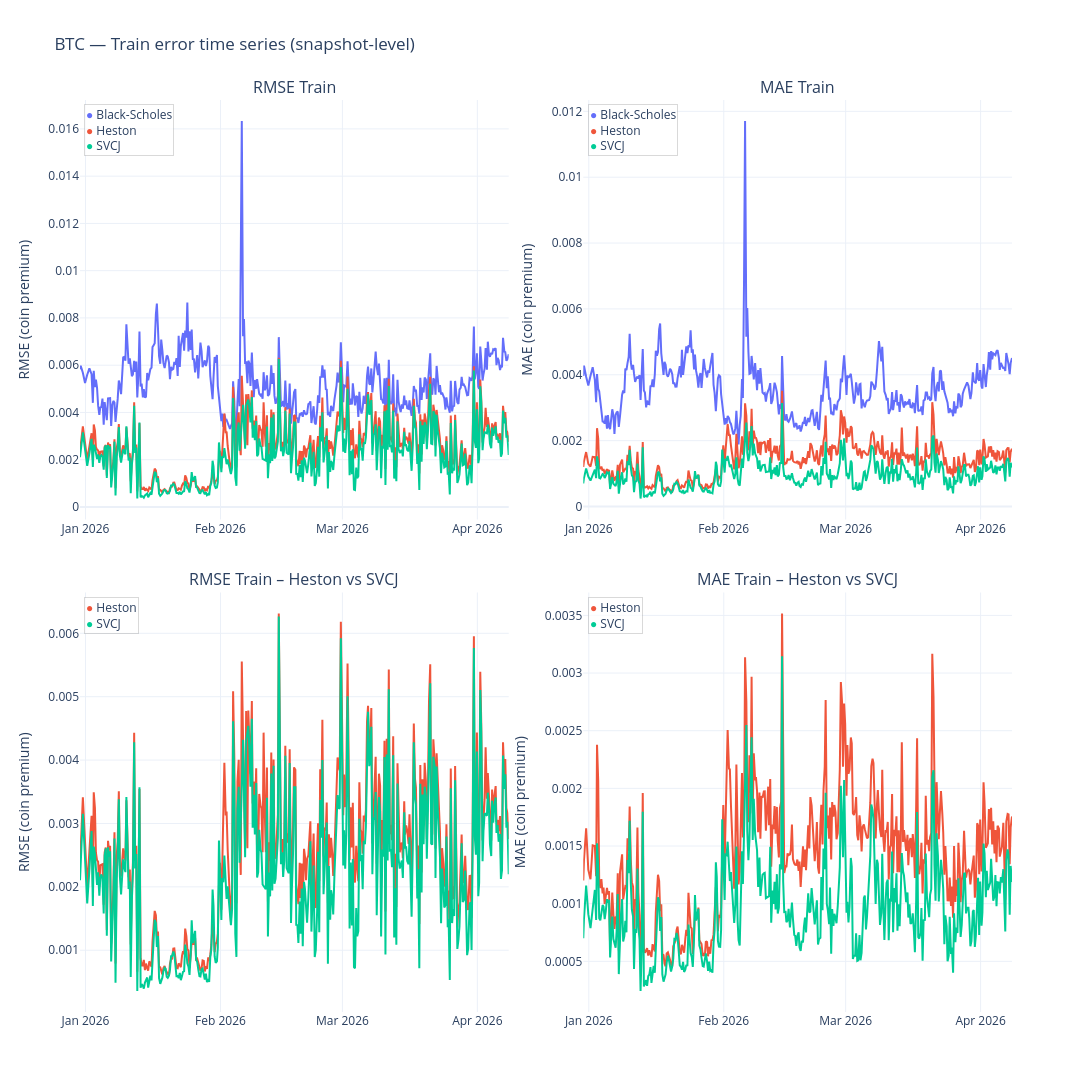
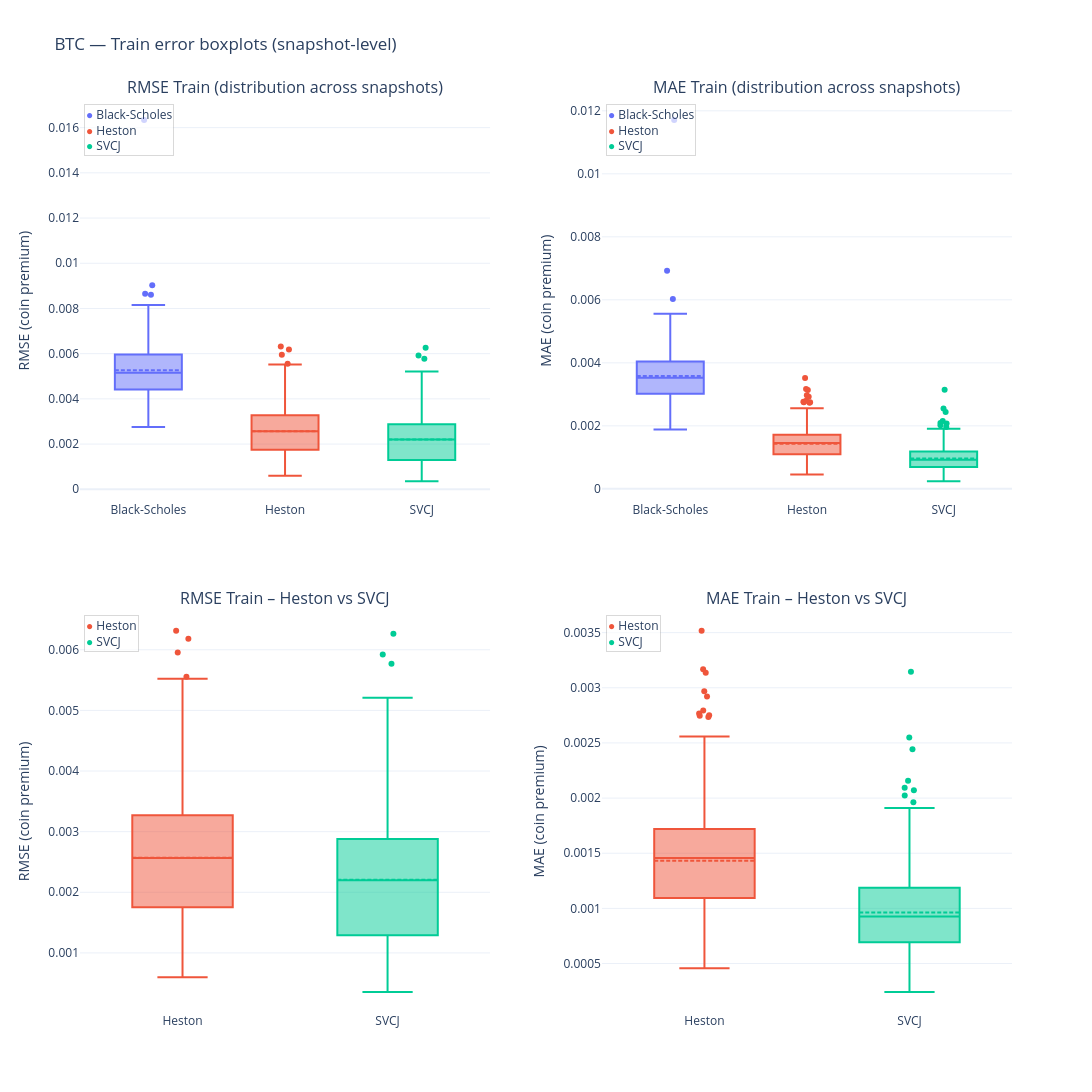
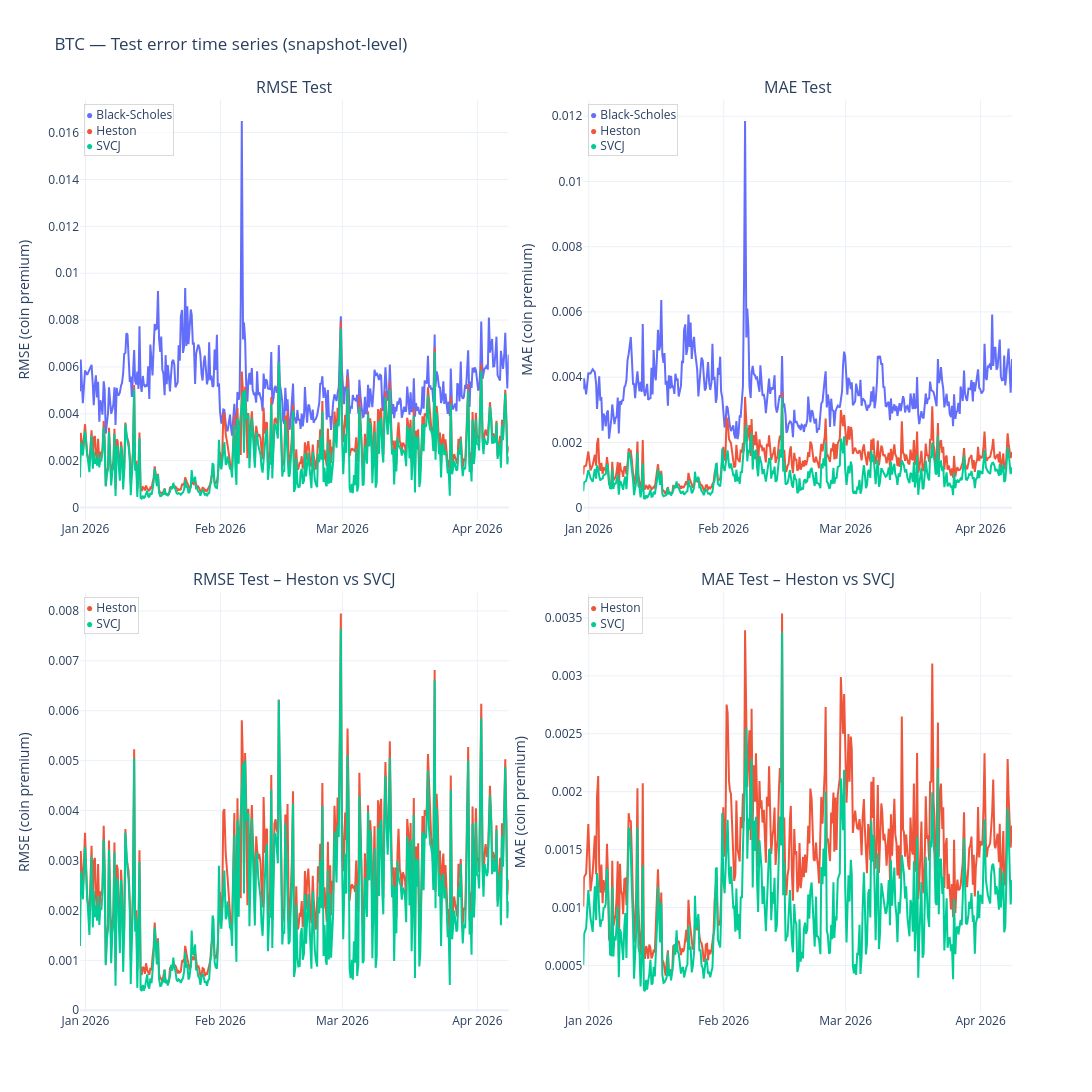
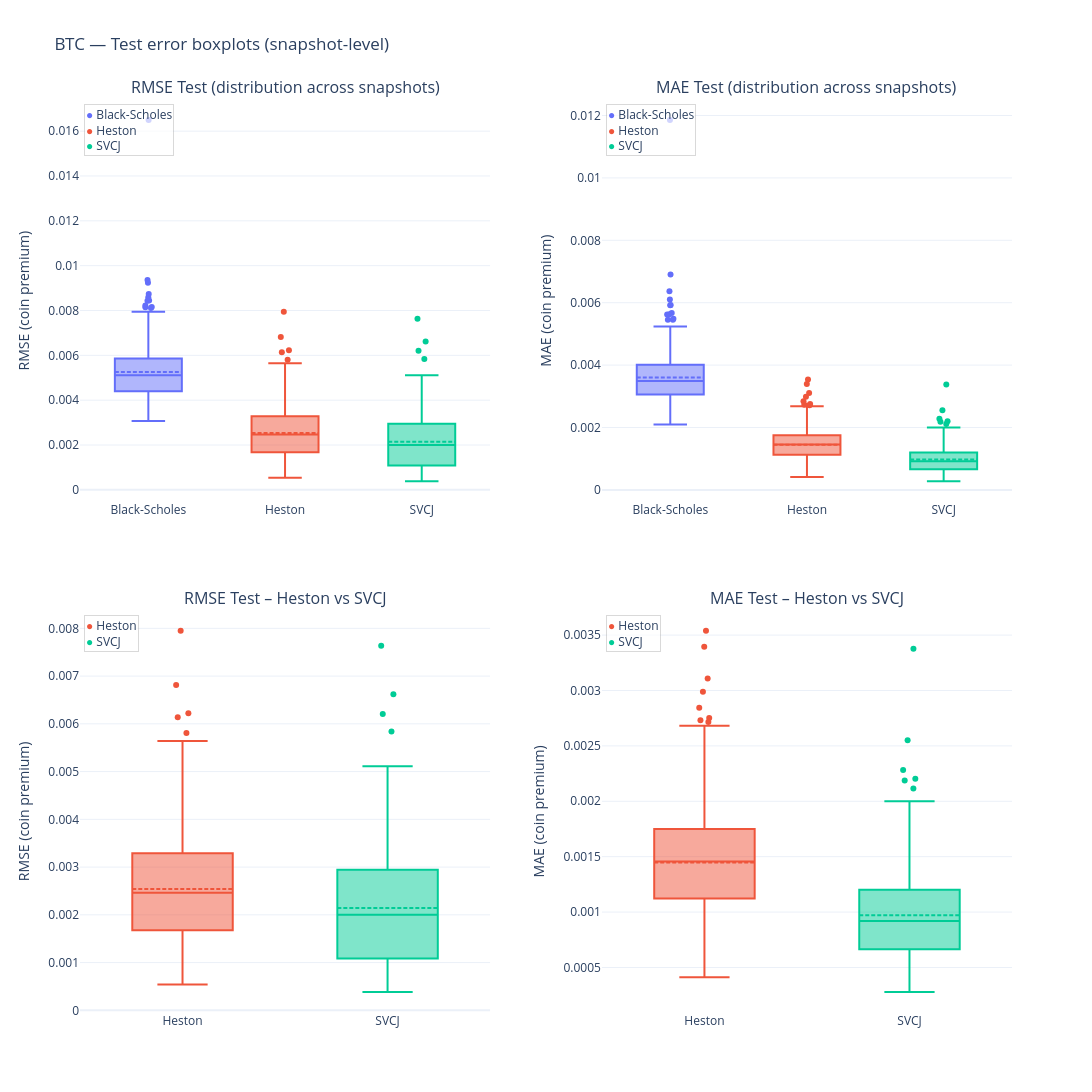

Notebook code cell kept with these figures, in order:
### Markdown cell above
## 10) A single “report runner” per currency

To keep the notebook readable, we wrap the repeated steps into one function that:
- prints key counts,
- displays error time series + boxplots (train & test),
- outputs error summary tables (train & test),
- outputs spread-relative diagnostics (train & test),
- outputs bucket plots (test),
- outputs convergence diagnostics (already global),
- outputs parameter stability and near-bound tables.

### Code cell
def run_currency_report(currency, n_boot=3000):
    return analysis.run_currency_report(state, currency, n_boot=n_boot)


RUN_REPORTS = True
N_BOOT = 3000

if RUN_REPORTS:
    run_currency_report("BTC", n_boot=N_BOOT)
    run_currency_report("ETH", n_boot=N_BOOT)
else:
    print("RUN_REPORTS=False. Set RUN_REPORTS=True to generate the full BTC/ETH report outputs.")

### Figure 1 — Plotly figure (JSON) as saved in the notebook; plotly's stock layout.template omitted (floating-point values rounded to 4 significant figures; data arrays with more than 128 entries replaced by an {"elided": "..."} marker saying what was removed)
{"data": [{"line": {"color": "#636EFA", "width": 2}, "mode": "lines", "name": "Black-Scholes", "showlegend": false, "type": "scatter", "x": {"elided": "388 str values"}, "xaxis": "x", "y": {"elided": "388 float values"}, "yaxis": "y"}, {"line": {"color": "#636EFA", "width": 2}, "mode": "lines", "name": "Black-Scholes", "showlegend": false, "type": "scatter", "x": {"elided": "388 str values"}, "xaxis": "x2", "y": {"elided": "388 float values"}, "yaxis": "y2"}, {"line": {"color": "#EF553B", "width": 2}, "mode": "lines", "name": "Heston", "showlegend": false, "type": "scatter", "x": {"elided": "388 str values"}, "xaxis": "x", "y": {"elided": "388 float values"}, "yaxis": "y"}, {"line": {"color": "#EF553B", "width": 2}, "mode": "lines", "name": "Heston", "showlegend": false, "type": "scatter", "x": {"elided": "388 str values"}, "xaxis": "x2", "y": {"elided": "388 float values"}, "yaxis": "y2"}, {"line": {"color": "#00CC96", "width": 2}, "mode": "lines", "name": "SVCJ", "showlegend": false, "type": "scatter", "x": {"elided": "381 str values"}, "xaxis": "x", "y": {"elided": "381 float values"}, "yaxis": "y"}, {"line": {"color": "#00CC96", "width": 2}, "mode": "lines", "name": "SVCJ", "showlegend": false, "type": "scatter", "x": {"elided": "381 str values"}, "xaxis": "x2", "y": {"elided": "381 float values"}, "yaxis": "y2"}, {"line": {"color": "#EF553B", "width": 2}, "mode": "lines", "name": "Heston", "showlegend": false, "type": "scatter", "x": {"elided": "388 str values"}, "xaxis": "x3", "y": {"elided": "388 float values"}, "yaxis": "y3"}, {"line": {"color": "#EF553B", "width": 2}, "mode": "lines", "name": "Heston", "showlegend": false, "type": "scatter", "x": {"elided": "388 str values"}, "xaxis": "x4", "y": {"elided": "388 float values"}, "yaxis": "y4"}, {"line": {"color": "#00CC96", "width": 2}, "mode": "lines", "name": "SVCJ", "showlegend": false, "type": "scatter", "x": {"elided": "381 str values"}, "xaxis": "x3", "y": {"elided": "381 float values"}, "yaxis": "y3"}, {"line": {"color": "#00CC96", "width": 2}, "mode": "lines", "name": "SVCJ", "showlegend": false, "type": "scatter", "x": {"elided": "381 str values"}, "xaxis": "x4", "y": {"elided": "381 float values"}, "yaxis": "y4"}], "layout": {"annotations": [{"font": {"size": 16}, "showarrow": false, "text": "RMSE Train", "x": 0.23, "xanchor": "center", "xref": "paper", "y": 1.0, "yanchor": "bottom", "yref": "paper"}, {"font": {"size": 16}, "showarrow": false, "text": "MAE Train", "x": 0.77, "xanchor": "center", "xref": "paper", "y": 1.0, "yanchor": "bottom", "yref": "paper"}, {"font": {"size": 16}, "showarrow": false, "text": "RMSE Train – Heston vs SVCJ", "x": 0.23, "xanchor": "center", "xref": "paper", "y": 0.46, "yanchor": "bottom", "yref": "paper"}, {"font": {"size": 16}, "showarrow": false, "text": "MAE Train – Heston vs SVCJ", "x": 0.77, "xanchor": "center", "xref": "paper", "y": 0.46, "yanchor": "bottom", "yref": "paper"}, {"align": "left", "bgcolor": "rgba(255,255,255,0.70)", "bordercolor": "rgba(0,0,0,0.15)", "borderwidth": 1, "font": {"size": 12}, "showarrow": false, "text": "<span style='color:#636EFA'>●</span> Black-Scholes<br><span style='color:#EF553B'>●</span> Heston<br><span style='color:#00CC96'>●</span> SVCJ", "x": 0.01, "xref": "x domain", "y": 0.99, "yref": "y domain"}, {"align": "left", "bgcolor": "rgba(255,255,255,0.70)", "bordercolor": "rgba(0,0,0,0.15)", "borderwidth": 1, "font": {"size": 12}, "showarrow": false, "text": "<span style='color:#636EFA'>●</span> Black-Scholes<br><span style='color:#EF553B'>●</span> Heston<br><span style='color:#00CC96'>●</span> SVCJ", "x": 0.01, "xref": "x2 domain", "y": 0.99, "yref": "y2 domain"}, {"align": "left", "bgcolor": "rgba(255,255,255,0.70)", "bordercolor": "rgba(0,0,0,0.15)", "borderwidth": 1, "font": {"size": 12}, "showarrow": false, "text": "<span style='color:#EF553B'>●</span> Heston<br><span style='color:#00CC96'>●</span> SVCJ", "x": 0.01, "xref": "x3 domain", "y": 0.99, "yref": "y3 domain"}, {"align": "left", "bgcolor": "rgba(255,255,255,0.70)", "bordercolor": "rgba(0,0,0,0.15)", "borderwidth": 1, "font": {"size": 12}, "showarrow": false, "text": "<span style='color:#EF553B'>●</span> Heston<br><span style='color:#00CC96'>●</span> SVCJ", "x": 0.01, "xref": "x4 domain", "y": 0.99, "yref": "y4 domain"}], "height": 1100, "showlegend": false, "title": {"text": "BTC — Train error time series (snapshot-level)"}, "width": 1200, "xaxis": {"anchor": "y", "domain": [0.0, 0.46]}, "xaxis2": {"anchor": "y2", "domain": [0.54, 1.0]}, "xaxis3": {"anchor": "y3", "domain": [0.0, 0.46]}, "xaxis4": {"anchor": "y4", "domain": [0.54, 1.0]}, "yaxis": {"anchor": "x", "domain": [0.54, 1.0], "title": {"text": "RMSE (coin premium)"}}, "yaxis2": {"anchor": "x2", "domain": [0.54, 1.0], "title": {"text": "MAE (coin premium)"}}, "yaxis3": {"anchor": "x3", "domain": [0.0, 0.46], "title": {"text": "RMSE (coin premium)"}}, "yaxis4": {"anchor": "x4", "domain": [0.0, 0.46], "title": {"text": "MAE (coin premium)"}}}}

### Figure 2 — Plotly figure (JSON) as saved in the notebook; plotly's stock layout.template omitted (floating-point values rounded to 4 significant figures; data arrays with more than 128 entries replaced by an {"elided": "..."} marker saying what was removed)
{"data": [{"boxmean": true, "boxpoints": "outliers", "jitter": 0.15, "marker": {"color": "#636EFA"}, "name": "Black-Scholes", "pointpos": 0.0, "showlegend": false, "type": "box", "xaxis": "x", "y": {"elided": "388 float values"}, "yaxis": "y"}, {"boxmean": true, "boxpoints": "outliers", "jitter": 0.15, "marker": {"color": "#636EFA"}, "name": "Black-Scholes", "pointpos": 0.0, "showlegend": false, "type": "box", "xaxis": "x2", "y": {"elided": "388 float values"}, "yaxis": "y2"}, {"boxmean": true, "boxpoints": "outliers", "jitter": 0.15, "marker": {"color": "#EF553B"}, "name": "Heston", "pointpos": 0.0, "showlegend": false, "type": "box", "xaxis": "x", "y": {"elided": "388 float values"}, "yaxis": "y"}, {"boxmean": true, "boxpoints": "outliers", "jitter": 0.15, "marker": {"color": "#EF553B"}, "name": "Heston", "pointpos": 0.0, "showlegend": false, "type": "box", "xaxis": "x2", "y": {"elided": "388 float values"}, "yaxis": "y2"}, {"boxmean": true, "boxpoints": "outliers", "jitter": 0.15, "marker": {"color": "#00CC96"}, "name": "SVCJ", "pointpos": 0.0, "showlegend": false, "type": "box", "xaxis": "x", "y": {"elided": "381 float values"}, "yaxis": "y"}, {"boxmean": true, "boxpoints": "outliers", "jitter": 0.15, "marker": {"color": "#00CC96"}, "name": "SVCJ", "pointpos": 0.0, "showlegend": false, "type": "box", "xaxis": "x2", "y": {"elided": "381 float values"}, "yaxis": "y2"}, {"boxmean": true, "boxpoints": "outliers", "jitter": 0.15, "marker": {"color": "#EF553B"}, "name": "Heston", "pointpos": 0.0, "showlegend": false, "type": "box", "xaxis": "x3", "y": {"elided": "388 float values"}, "yaxis": "y3"}, {"boxmean": true, "boxpoints": "outliers", "jitter": 0.15, "marker": {"color": "#EF553B"}, "name": "Heston", "pointpos": 0.0, "showlegend": false, "type": "box", "xaxis": "x4", "y": {"elided": "388 float values"}, "yaxis": "y4"}, {"boxmean": true, "boxpoints": "outliers", "jitter": 0.15, "marker": {"color": "#00CC96"}, "name": "SVCJ", "pointpos": 0.0, "showlegend": false, "type": "box", "xaxis": "x3", "y": {"elided": "381 float values"}, "yaxis": "y3"}, {"boxmean": true, "boxpoints": "outliers", "jitter": 0.15, "marker": {"color": "#00CC96"}, "name": "SVCJ", "pointpos": 0.0, "showlegend": false, "type": "box", "xaxis": "x4", "y": {"elided": "381 float values"}, "yaxis": "y4"}], "layout": {"annotations": [{"font": {"size": 16}, "showarrow": false, "text": "RMSE Train (distribution across snapshots)", "x": 0.22, "xanchor": "center", "xref": "paper", "y": 1.0, "yanchor": "bottom", "yref": "paper"}, {"font": {"size": 16}, "showarrow": false, "text": "MAE Train (distribution across snapshots)", "x": 0.78, "xanchor": "center", "xref": "paper", "y": 1.0, "yanchor": "bottom", "yref": "paper"}, {"font": {"size": 16}, "showarrow": false, "text": "RMSE Train – Heston vs SVCJ", "x": 0.22, "xanchor": "center", "xref": "paper", "y": 0.44, "yanchor": "bottom", "yref": "paper"}, {"font": {"size": 16}, "showarrow": false, "text": "MAE Train – Heston vs SVCJ", "x": 0.78, "xanchor": "center", "xref": "paper", "y": 0.44, "yanchor": "bottom", "yref": "paper"}, {"align": "left", "bgcolor": "rgba(255,255,255,0.70)", "bordercolor": "rgba(0,0,0,0.15)", "borderwidth": 1, "font": {"size": 12}, "showarrow": false, "text": "<span style='color:#636EFA'>●</span> Black-Scholes<br><span style='color:#EF553B'>●</span> Heston<br><span style='color:#00CC96'>●</span> SVCJ", "x": 0.01, "xref": "x domain", "y": 0.99, "yref": "y domain"}, {"align": "left", "bgcolor": "rgba(255,255,255,0.70)", "bordercolor": "rgba(0,0,0,0.15)", "borderwidth": 1, "font": {"size": 12}, "showarrow": false, "text": "<span style='color:#636EFA'>●</span> Black-Scholes<br><span style='color:#EF553B'>●</span> Heston<br><span style='color:#00CC96'>●</span> SVCJ", "x": 0.01, "xref": "x2 domain", "y": 0.99, "yref": "y2 domain"}, {"align": "left", "bgcolor": "rgba(255,255,255,0.70)", "bordercolor": "rgba(0,0,0,0.15)", "borderwidth": 1, "font": {"size": 12}, "showarrow": false, "text": "<span style='color:#EF553B'>●</span> Heston<br><span style='color:#00CC96'>●</span> SVCJ", "x": 0.01, "xref": "x3 domain", "y": 0.99, "yref": "y3 domain"}, {"align": "left", "bgcolor": "rgba(255,255,255,0.70)", "bordercolor": "rgba(0,0,0,0.15)", "borderwidth": 1, "font": {"size": 12}, "showarrow": false, "text": "<span style='color:#EF553B'>●</span> Heston<br><span style='color:#00CC96'>●</span> SVCJ", "x": 0.01, "xref": "x4 domain", "y": 0.99, "yref": "y4 domain"}], "height": 1100, "showlegend": false, "title": {"text": "BTC — Train error boxplots (snapshot-level)"}, "width": 1200, "xaxis": {"anchor": "y", "domain": [0.0, 0.44]}, "xaxis2": {"anchor": "y2", "domain": [0.56, 1.0]}, "xaxis3": {"anchor": "y3", "domain": [0.0, 0.44]}, "xaxis4": {"anchor": "y4", "domain": [0.56, 1.0]}, "yaxis": {"anchor": "x", "domain": [0.56, 1.0], "title": {"text": "RMSE (coin premium)"}}, "yaxis2": {"anchor": "x2", "domain": [0.56, 1.0], "title": {"text": "MAE (coin premium)"}}, "yaxis3": {"anchor": "x3", "domain": [0.0, 0.44], "title": {"text": "RMSE (coin premium)"}}, "yaxis4": {"anchor": "x4", "domain": [0.0, 0.44], "title": {"text": "MAE (coin premium)"}}}}

### Figure 3 — Plotly figure (JSON) as saved in the notebook; plotly's stock layout.template omitted (floating-point values rounded to 4 significant figures; data arrays with more than 128 entries replaced by an {"elided": "..."} marker saying what was removed)
{"data": [{"line": {"color": "#636EFA", "width": 2}, "mode": "lines", "name": "Black-Scholes", "showlegend": false, "type": "scatter", "x": {"elided": "388 str values"}, "xaxis": "x", "y": {"elided": "388 float values"}, "yaxis": "y"}, {"line": {"color": "#636EFA", "width": 2}, "mode": "lines", "name": "Black-Scholes", "showlegend": false, "type": "scatter", "x": {"elided": "388 str values"}, "xaxis": "x2", "y": {"elided": "388 float values"}, "yaxis": "y2"}, {"line": {"color": "#EF553B", "width": 2}, "mode": "lines", "name": "Heston", "showlegend": false, "type": "scatter", "x": {"elided": "388 str values"}, "xaxis": "x", "y": {"elided": "388 float values"}, "yaxis": "y"}, {"line": {"color": "#EF553B", "width": 2}, "mode": "lines", "name": "Heston", "showlegend": false, "type": "scatter", "x": {"elided": "388 str values"}, "xaxis": "x2", "y": {"elided": "388 float values"}, "yaxis": "y2"}, {"line": {"color": "#00CC96", "width": 2}, "mode": "lines", "name": "SVCJ", "showlegend": false, "type": "scatter", "x": {"elided": "381 str values"}, "xaxis": "x", "y": {"elided": "381 float values"}, "yaxis": "y"}, {"line": {"color": "#00CC96", "width": 2}, "mode": "lines", "name": "SVCJ", "showlegend": false, "type": "scatter", "x": {"elided": "381 str values"}, "xaxis": "x2", "y": {"elided": "381 float values"}, "yaxis": "y2"}, {"line": {"color": "#EF553B", "width": 2}, "mode": "lines", "name": "Heston", "showlegend": false, "type": "scatter", "x": {"elided": "388 str values"}, "xaxis": "x3", "y": {"elided": "388 float values"}, "yaxis": "y3"}, {"line": {"color": "#EF553B", "width": 2}, "mode": "lines", "name": "Heston", "showlegend": false, "type": "scatter", "x": {"elided": "388 str values"}, "xaxis": "x4", "y": {"elided": "388 float values"}, "yaxis": "y4"}, {"line": {"color": "#00CC96", "width": 2}, "mode": "lines", "name": "SVCJ", "showlegend": false, "type": "scatter", "x": {"elided": "381 str values"}, "xaxis": "x3", "y": {"elided": "381 float values"}, "yaxis": "y3"}, {"line": {"color": "#00CC96", "width": 2}, "mode": "lines", "name": "SVCJ", "showlegend": false, "type": "scatter", "x": {"elided": "381 str values"}, "xaxis": "x4", "y": {"elided": "381 float values"}, "yaxis": "y4"}], "layout": {"annotations": [{"font": {"size": 16}, "showarrow": false, "text": "RMSE Test", "x": 0.23, "xanchor": "center", "xref": "paper", "y": 1.0, "yanchor": "bottom", "yref": "paper"}, {"font": {"size": 16}, "showarrow": false, "text": "MAE Test", "x": 0.77, "xanchor": "center", "xref": "paper", "y": 1.0, "yanchor": "bottom", "yref": "paper"}, {"font": {"size": 16}, "showarrow": false, "text": "RMSE Test – Heston vs SVCJ", "x": 0.23, "xanchor": "center", "xref": "paper", "y": 0.46, "yanchor": "bottom", "yref": "paper"}, {"font": {"size": 16}, "showarrow": false, "text": "MAE Test – Heston vs SVCJ", "x": 0.77, "xanchor": "center", "xref": "paper", "y": 0.46, "yanchor": "bottom", "yref": "paper"}, {"align": "left", "bgcolor": "rgba(255,255,255,0.70)", "bordercolor": "rgba(0,0,0,0.15)", "borderwidth": 1, "font": {"size": 12}, "showarrow": false, "text": "<span style='color:#636EFA'>●</span> Black-Scholes<br><span style='color:#EF553B'>●</span> Heston<br><span style='color:#00CC96'>●</span> SVCJ", "x": 0.01, "xref": "x domain", "y": 0.99, "yref": "y domain"}, {"align": "left", "bgcolor": "rgba(255,255,255,0.70)", "bordercolor": "rgba(0,0,0,0.15)", "borderwidth": 1, "font": {"size": 12}, "showarrow": false, "text": "<span style='color:#636EFA'>●</span> Black-Scholes<br><span style='color:#EF553B'>●</span> Heston<br><span style='color:#00CC96'>●</span> SVCJ", "x": 0.01, "xref": "x2 domain", "y": 0.99, "yref": "y2 domain"}, {"align": "left", "bgcolor": "rgba(255,255,255,0.70)", "bordercolor": "rgba(0,0,0,0.15)", "borderwidth": 1, "font": {"size": 12}, "showarrow": false, "text": "<span style='color:#EF553B'>●</span> Heston<br><span style='color:#00CC96'>●</span> SVCJ", "x": 0.01, "xref": "x3 domain", "y": 0.99, "yref": "y3 domain"}, {"align": "left", "bgcolor": "rgba(255,255,255,0.70)", "bordercolor": "rgba(0,0,0,0.15)", "borderwidth": 1, "font": {"size": 12}, "showarrow": false, "text": "<span style='color:#EF553B'>●</span> Heston<br><span style='color:#00CC96'>●</span> SVCJ", "x": 0.01, "xref": "x4 domain", "y": 0.99, "yref": "y4 domain"}], "height": 1100, "showlegend": false, "title": {"text": "BTC — Test error time series (snapshot-level)"}, "width": 1200, "xaxis": {"anchor": "y", "domain": [0.0, 0.46]}, "xaxis2": {"anchor": "y2", "domain": [0.54, 1.0]}, "xaxis3": {"anchor": "y3", "domain": [0.0, 0.46]}, "xaxis4": {"anchor": "y4", "domain": [0.54, 1.0]}, "yaxis": {"anchor": "x", "domain": [0.54, 1.0], "title": {"text": "RMSE (coin premium)"}}, "yaxis2": {"anchor": "x2", "domain": [0.54, 1.0], "title": {"text": "MAE (coin premium)"}}, "yaxis3": {"anchor": "x3", "domain": [0.0, 0.46], "title": {"text": "RMSE (coin premium)"}}, "yaxis4": {"anchor": "x4", "domain": [0.0, 0.46], "title": {"text": "MAE (coin premium)"}}}}

### Figure 4 — Plotly figure (JSON) as saved in the notebook; plotly's stock layout.template omitted (floating-point values rounded to 4 significant figures; data arrays with more than 128 entries replaced by an {"elided": "..."} marker saying what was removed)
{"data": [{"boxmean": true, "boxpoints": "outliers", "jitter": 0.15, "marker": {"color": "#636EFA"}, "name": "Black-Scholes", "pointpos": 0.0, "showlegend": false, "type": "box", "xaxis": "x", "y": {"elided": "388 float values"}, "yaxis": "y"}, {"boxmean": true, "boxpoints": "outliers", "jitter": 0.15, "marker": {"color": "#636EFA"}, "name": "Black-Scholes", "pointpos": 0.0, "showlegend": false, "type": "box", "xaxis": "x2", "y": {"elided": "388 float values"}, "yaxis": "y2"}, {"boxmean": true, "boxpoints": "outliers", "jitter": 0.15, "marker": {"color": "#EF553B"}, "name": "Heston", "pointpos": 0.0, "showlegend": false, "type": "box", "xaxis": "x", "y": {"elided": "388 float values"}, "yaxis": "y"}, {"boxmean": true, "boxpoints": "outliers", "jitter": 0.15, "marker": {"color": "#EF553B"}, "name": "Heston", "pointpos": 0.0, "showlegend": false, "type": "box", "xaxis": "x2", "y": {"elided": "388 float values"}, "yaxis": "y2"}, {"boxmean": true, "boxpoints": "outliers", "jitter": 0.15, "marker": {"color": "#00CC96"}, "name": "SVCJ", "pointpos": 0.0, "showlegend": false, "type": "box", "xaxis": "x", "y": {"elided": "381 float values"}, "yaxis": "y"}, {"boxmean": true, "boxpoints": "outliers", "jitter": 0.15, "marker": {"color": "#00CC96"}, "name": "SVCJ", "pointpos": 0.0, "showlegend": false, "type": "box", "xaxis": "x2", "y": {"elided": "381 float values"}, "yaxis": "y2"}, {"boxmean": true, "boxpoints": "outliers", "jitter": 0.15, "marker": {"color": "#EF553B"}, "name": "Heston", "pointpos": 0.0, "showlegend": false, "type": "box", "xaxis": "x3", "y": {"elided": "388 float values"}, "yaxis": "y3"}, {"boxmean": true, "boxpoints": "outliers", "jitter": 0.15, "marker": {"color": "#EF553B"}, "name": "Heston", "pointpos": 0.0, "showlegend": false, "type": "box", "xaxis": "x4", "y": {"elided": "388 float values"}, "yaxis": "y4"}, {"boxmean": true, "boxpoints": "outliers", "jitter": 0.15, "marker": {"color": "#00CC96"}, "name": "SVCJ", "pointpos": 0.0, "showlegend": false, "type": "box", "xaxis": "x3", "y": {"elided": "381 float values"}, "yaxis": "y3"}, {"boxmean": true, "boxpoints": "outliers", "jitter": 0.15, "marker": {"color": "#00CC96"}, "name": "SVCJ", "pointpos": 0.0, "showlegend": false, "type": "box", "xaxis": "x4", "y": {"elided": "381 float values"}, "yaxis": "y4"}], "layout": {"annotations": [{"font": {"size": 16}, "showarrow": false, "text": "RMSE Test (distribution across snapshots)", "x": 0.22, "xanchor": "center", "xref": "paper", "y": 1.0, "yanchor": "bottom", "yref": "paper"}, {"font": {"size": 16}, "showarrow": false, "text": "MAE Test (distribution across snapshots)", "x": 0.78, "xanchor": "center", "xref": "paper", "y": 1.0, "yanchor": "bottom", "yref": "paper"}, {"font": {"size": 16}, "showarrow": false, "text": "RMSE Test – Heston vs SVCJ", "x": 0.22, "xanchor": "center", "xref": "paper", "y": 0.44, "yanchor": "bottom", "yref": "paper"}, {"font": {"size": 16}, "showarrow": false, "text": "MAE Test – Heston vs SVCJ", "x": 0.78, "xanchor": "center", "xref": "paper", "y": 0.44, "yanchor": "bottom", "yref": "paper"}, {"align": "left", "bgcolor": "rgba(255,255,255,0.70)", "bordercolor": "rgba(0,0,0,0.15)", "borderwidth": 1, "font": {"size": 12}, "showarrow": false, "text": "<span style='color:#636EFA'>●</span> Black-Scholes<br><span style='color:#EF553B'>●</span> Heston<br><span style='color:#00CC96'>●</span> SVCJ", "x": 0.01, "xref": "x domain", "y": 0.99, "yref": "y domain"}, {"align": "left", "bgcolor": "rgba(255,255,255,0.70)", "bordercolor": "rgba(0,0,0,0.15)", "borderwidth": 1, "font": {"size": 12}, "showarrow": false, "text": "<span style='color:#636EFA'>●</span> Black-Scholes<br><span style='color:#EF553B'>●</span> Heston<br><span style='color:#00CC96'>●</span> SVCJ", "x": 0.01, "xref": "x2 domain", "y": 0.99, "yref": "y2 domain"}, {"align": "left", "bgcolor": "rgba(255,255,255,0.70)", "bordercolor": "rgba(0,0,0,0.15)", "borderwidth": 1, "font": {"size": 12}, "showarrow": false, "text": "<span style='color:#EF553B'>●</span> Heston<br><span style='color:#00CC96'>●</span> SVCJ", "x": 0.01, "xref": "x3 domain", "y": 0.99, "yref": "y3 domain"}, {"align": "left", "bgcolor": "rgba(255,255,255,0.70)", "bordercolor": "rgba(0,0,0,0.15)", "borderwidth": 1, "font": {"size": 12}, "showarrow": false, "text": "<span style='color:#EF553B'>●</span> Heston<br><span style='color:#00CC96'>●</span> SVCJ", "x": 0.01, "xref": "x4 domain", "y": 0.99, "yref": "y4 domain"}], "height": 1100, "showlegend": false, "title": {"text": "BTC — Test error boxplots (snapshot-level)"}, "width": 1200, "xaxis": {"anchor": "y", "domain": [0.0, 0.44]}, "xaxis2": {"anchor": "y2", "domain": [0.56, 1.0]}, "xaxis3": {"anchor": "y3", "domain": [0.0, 0.44]}, "xaxis4": {"anchor": "y4", "domain": [0.56, 1.0]}, "yaxis": {"anchor": "x", "domain": [0.56, 1.0], "title": {"text": "RMSE (coin premium)"}}, "yaxis2": {"anchor": "x2", "domain": [0.56, 1.0], "title": {"text": "MAE (coin premium)"}}, "yaxis3": {"anchor": "x3", "domain": [0.0, 0.44], "title": {"text": "RMSE (coin premium)"}}, "yaxis4": {"anchor": "x4", "domain": [0.0, 0.44], "title": {"text": "MAE (coin premium)"}}}}
